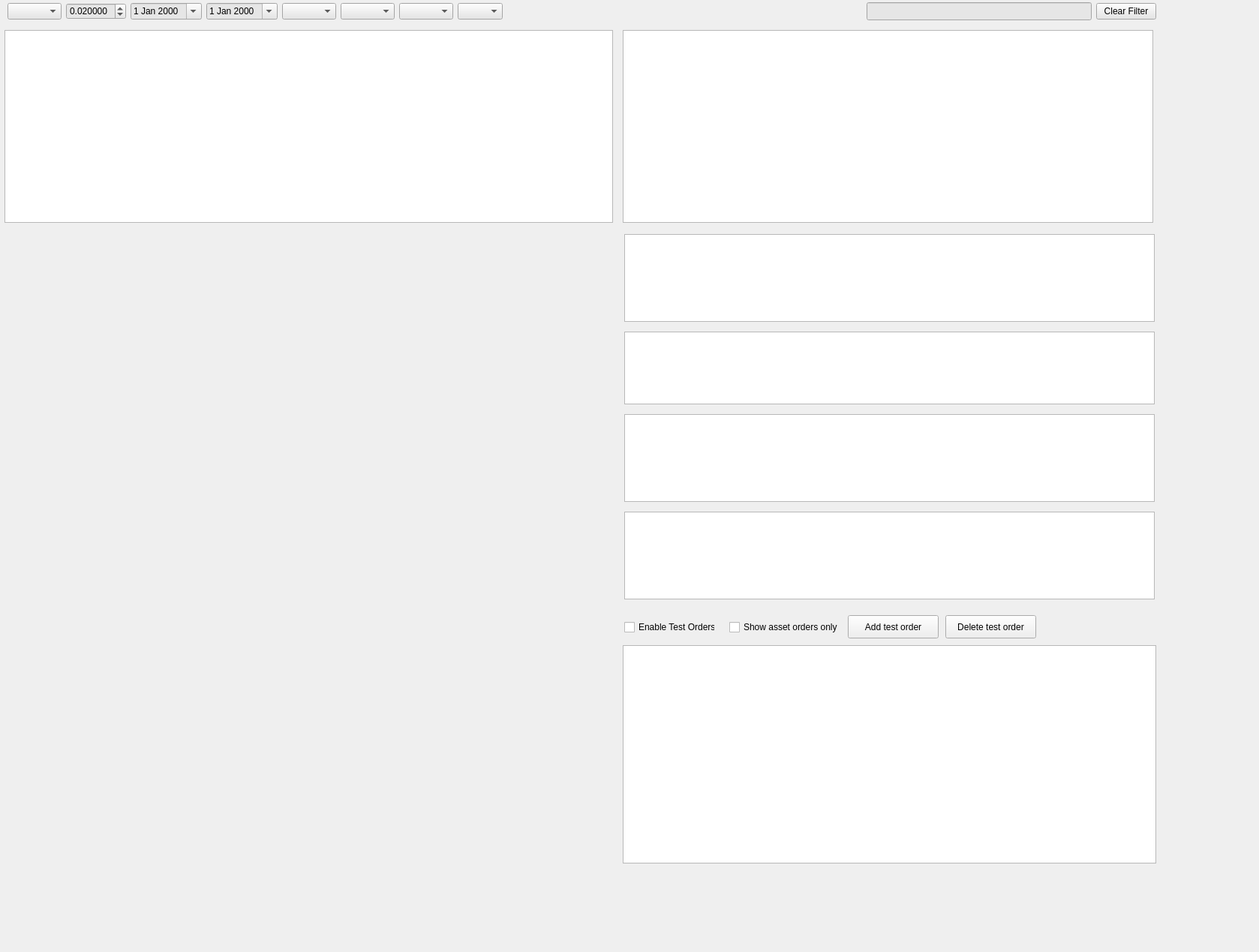
<?xml version="1.0" encoding="UTF-8"?>
<ui version="4.0">
 <class>SingleAssetAnalyseTab</class>
 <widget class="QWidget" name="SingleAssetAnalyseTab">
  <property name="geometry">
   <rect>
    <x>0</x>
    <y>0</y>
    <width>1678</width>
    <height>1269</height>
   </rect>
  </property>
  <property name="windowTitle">
   <string>Form</string>
  </property>
  <layout class="QVBoxLayout" name="verticalLayout_2">
   <property name="spacing">
    <number>0</number>
   </property>
   <property name="leftMargin">
    <number>0</number>
   </property>
   <property name="topMargin">
    <number>0</number>
   </property>
   <property name="rightMargin">
    <number>0</number>
   </property>
   <property name="bottomMargin">
    <number>0</number>
   </property>
   <item>
    <widget class="QWidget" name="widget" native="true">
     <widget class="PlotWidget" name="priceAantalChart" native="true">
      <property name="geometry">
       <rect>
        <x>14</x>
        <y>680</y>
        <width>391</width>
        <height>121</height>
       </rect>
      </property>
      <layout class="QVBoxLayout" name="verticalLayout_7">
       <property name="spacing">
        <number>9</number>
       </property>
       <property name="leftMargin">
        <number>9</number>
       </property>
       <property name="topMargin">
        <number>9</number>
       </property>
       <property name="rightMargin">
        <number>9</number>
       </property>
       <property name="bottomMargin">
        <number>9</number>
       </property>
      </layout>
     </widget>
     <widget class="QWidget" name="verticalLayoutWidget_4">
      <property name="geometry">
       <rect>
        <x>10</x>
        <y>310</y>
        <width>811</width>
        <height>361</height>
       </rect>
      </property>
      <layout class="QVBoxLayout" name="layoutChart">
       <property name="spacing">
        <number>2</number>
       </property>
       <property name="leftMargin">
        <number>2</number>
       </property>
       <property name="topMargin">
        <number>2</number>
       </property>
       <property name="rightMargin">
        <number>2</number>
       </property>
       <property name="bottomMargin">
        <number>2</number>
       </property>
      </layout>
     </widget>
     <widget class="PlotWidget" name="resultaatChart" native="true">
      <property name="geometry">
       <rect>
        <x>410</x>
        <y>680</y>
        <width>411</width>
        <height>121</height>
       </rect>
      </property>
      <layout class="QVBoxLayout" name="verticalLayout_9">
       <property name="spacing">
        <number>9</number>
       </property>
       <property name="leftMargin">
        <number>9</number>
       </property>
       <property name="topMargin">
        <number>9</number>
       </property>
       <property name="rightMargin">
        <number>9</number>
       </property>
       <property name="bottomMargin">
        <number>9</number>
       </property>
      </layout>
     </widget>
     <widget class="QWidget" name="verticalLayoutWidget_5">
      <property name="geometry">
       <rect>
        <x>830</x>
        <y>550</y>
        <width>711</width>
        <height>121</height>
       </rect>
      </property>
      <layout class="QVBoxLayout" name="verticalLayout_8">
       <property name="spacing">
        <number>2</number>
       </property>
       <property name="leftMargin">
        <number>2</number>
       </property>
       <property name="topMargin">
        <number>2</number>
       </property>
       <property name="rightMargin">
        <number>2</number>
       </property>
       <property name="bottomMargin">
        <number>2</number>
       </property>
       <item>
        <widget class="QTableView" name="tableViewOptiesOpenCall">
         <property name="focusPolicy">
          <enum>Qt::FocusPolicy::NoFocus</enum>
         </property>
        </widget>
       </item>
      </layout>
     </widget>
     <widget class="QWidget" name="verticalLayoutWidget_6">
      <property name="geometry">
       <rect>
        <x>830</x>
        <y>680</y>
        <width>711</width>
        <height>121</height>
       </rect>
      </property>
      <layout class="QVBoxLayout" name="verticalLayout_10">
       <property name="spacing">
        <number>2</number>
       </property>
       <property name="leftMargin">
        <number>2</number>
       </property>
       <property name="topMargin">
        <number>2</number>
       </property>
       <property name="rightMargin">
        <number>2</number>
       </property>
       <property name="bottomMargin">
        <number>2</number>
       </property>
       <item>
        <widget class="QTableView" name="tableViewOptiesOpenPut">
         <property name="focusPolicy">
          <enum>Qt::FocusPolicy::NoFocus</enum>
         </property>
        </widget>
       </item>
      </layout>
     </widget>
     <widget class="QWidget" name="horizontalLayoutWidget">
      <property name="geometry">
       <rect>
        <x>10</x>
        <y>0</y>
        <width>801</width>
        <height>31</height>
       </rect>
      </property>
      <layout class="QHBoxLayout" name="horizontalLayout">
       <item alignment="Qt::AlignmentFlag::AlignLeft">
        <widget class="QComboBox" name="asset_selector">
         <property name="maximumSize">
          <size>
           <width>150</width>
           <height>16777215</height>
          </size>
         </property>
         <property name="styleSheet">
          <string notr="true">background-color: rgb(230, 230, 230);</string>
         </property>
        </widget>
       </item>
       <item alignment="Qt::AlignmentFlag::AlignLeft">
        <widget class="QDoubleSpinBox" name="stepSizeBox">
         <property name="maximumSize">
          <size>
           <width>80</width>
           <height>16777215</height>
          </size>
         </property>
         <property name="styleSheet">
          <string notr="true">background-color: rgb(230, 230, 230);</string>
         </property>
         <property name="decimals">
          <number>6</number>
         </property>
         <property name="value">
          <double>0.020000000000000</double>
         </property>
        </widget>
       </item>
       <item alignment="Qt::AlignmentFlag::AlignLeft">
        <widget class="QDateEdit" name="startDate">
         <property name="maximumSize">
          <size>
           <width>120</width>
           <height>16777215</height>
          </size>
         </property>
         <property name="styleSheet">
          <string notr="true">background-color: rgb(230, 230, 230);</string>
         </property>
         <property name="calendarPopup">
          <bool>true</bool>
         </property>
        </widget>
       </item>
       <item alignment="Qt::AlignmentFlag::AlignLeft">
        <widget class="QDateEdit" name="endDate">
         <property name="maximumSize">
          <size>
           <width>120</width>
           <height>16777215</height>
          </size>
         </property>
         <property name="styleSheet">
          <string notr="true">background-color: rgb(230, 230, 230);</string>
         </property>
         <property name="calendarPopup">
          <bool>true</bool>
         </property>
        </widget>
       </item>
       <item>
        <widget class="QComboBox" name="comboBoxStatus">
         <property name="maximumSize">
          <size>
           <width>80</width>
           <height>16777215</height>
          </size>
         </property>
         <property name="styleSheet">
          <string notr="true">background-color: rgb(230, 230, 230);</string>
         </property>
        </widget>
       </item>
       <item>
        <widget class="QComboBox" name="comboBoxValueGrow">
         <property name="maximumSize">
          <size>
           <width>80</width>
           <height>16777215</height>
          </size>
         </property>
         <property name="styleSheet">
          <string notr="true">background-color: rgb(230, 230, 230);</string>
         </property>
        </widget>
       </item>
       <item>
        <widget class="QComboBox" name="comboBoxSector">
         <property name="maximumSize">
          <size>
           <width>140</width>
           <height>16777215</height>
          </size>
         </property>
         <property name="styleSheet">
          <string notr="true">background-color: rgb(230, 230, 230);</string>
         </property>
        </widget>
       </item>
       <item>
        <widget class="QComboBox" name="comboBoxRegio">
         <property name="maximumSize">
          <size>
           <width>60</width>
           <height>16777215</height>
          </size>
         </property>
         <property name="styleSheet">
          <string notr="true">background-color: rgb(230, 230, 230);</string>
         </property>
        </widget>
       </item>
       <item>
        <spacer name="horizontalSpacer">
         <property name="orientation">
          <enum>Qt::Orientation::Horizontal</enum>
         </property>
         <property name="sizeHint" stdset="0">
          <size>
           <width>40</width>
           <height>20</height>
          </size>
         </property>
        </spacer>
       </item>
      </layout>
     </widget>
     <widget class="QWidget" name="horizontalLayoutWidget_2">
      <property name="geometry">
       <rect>
        <x>830</x>
        <y>0</y>
        <width>711</width>
        <height>31</height>
       </rect>
      </property>
      <layout class="QHBoxLayout" name="horizontalLayout_2">
       <item>
        <spacer name="horizontalSpacer_2">
         <property name="orientation">
          <enum>Qt::Orientation::Horizontal</enum>
         </property>
         <property name="sizeHint" stdset="0">
          <size>
           <width>40</width>
           <height>20</height>
          </size>
         </property>
        </spacer>
       </item>
       <item alignment="Qt::AlignmentFlag::AlignRight">
        <widget class="QLineEdit" name="lineEditFilterOptiesOpen">
         <property name="minimumSize">
          <size>
           <width>300</width>
           <height>24</height>
          </size>
         </property>
         <property name="maximumSize">
          <size>
           <width>450</width>
           <height>16777215</height>
          </size>
         </property>
         <property name="styleSheet">
          <string notr="true">background-color: rgb(230, 230, 230);</string>
         </property>
        </widget>
       </item>
       <item alignment="Qt::AlignmentFlag::AlignRight">
        <widget class="QPushButton" name="buttonClearFiltersOptiesOpen">
         <property name="maximumSize">
          <size>
           <width>150</width>
           <height>16777215</height>
          </size>
         </property>
         <property name="styleSheet">
          <string notr="true">background-color: rgb(230, 230, 230);</string>
         </property>
         <property name="text">
          <string>Clear Filter</string>
         </property>
        </widget>
       </item>
      </layout>
     </widget>
     <widget class="QWidget" name="verticalLayoutWidget_7">
      <property name="geometry">
       <rect>
        <x>830</x>
        <y>310</y>
        <width>711</width>
        <height>121</height>
       </rect>
      </property>
      <layout class="QVBoxLayout" name="verticalLayout_11">
       <property name="spacing">
        <number>2</number>
       </property>
       <property name="leftMargin">
        <number>2</number>
       </property>
       <property name="topMargin">
        <number>2</number>
       </property>
       <property name="rightMargin">
        <number>2</number>
       </property>
       <property name="bottomMargin">
        <number>2</number>
       </property>
       <item>
        <widget class="QTableView" name="tableViewAandelen">
         <property name="focusPolicy">
          <enum>Qt::FocusPolicy::NoFocus</enum>
         </property>
        </widget>
       </item>
      </layout>
     </widget>
     <widget class="QWidget" name="verticalLayoutWidget_8">
      <property name="geometry">
       <rect>
        <x>830</x>
        <y>440</y>
        <width>711</width>
        <height>101</height>
       </rect>
      </property>
      <layout class="QVBoxLayout" name="verticalLayout_12">
       <property name="spacing">
        <number>2</number>
       </property>
       <property name="leftMargin">
        <number>2</number>
       </property>
       <property name="topMargin">
        <number>2</number>
       </property>
       <property name="rightMargin">
        <number>2</number>
       </property>
       <property name="bottomMargin">
        <number>2</number>
       </property>
       <item>
        <widget class="QTableView" name="tableViewSprinters">
         <property name="focusPolicy">
          <enum>Qt::FocusPolicy::NoFocus</enum>
         </property>
        </widget>
       </item>
      </layout>
     </widget>
     <widget class="QTableWidget" name="payoff_table">
      <property name="geometry">
       <rect>
        <x>6</x>
        <y>40</y>
        <width>811</width>
        <height>257</height>
       </rect>
      </property>
      <property name="focusPolicy">
       <enum>Qt::FocusPolicy::NoFocus</enum>
      </property>
      <attribute name="verticalHeaderMinimumSectionSize">
       <number>30</number>
      </attribute>
     </widget>
     <widget class="QTableView" name="tableViewOptiesOpen">
      <property name="geometry">
       <rect>
        <x>830</x>
        <y>40</y>
        <width>707</width>
        <height>257</height>
       </rect>
      </property>
      <property name="focusPolicy">
       <enum>Qt::FocusPolicy::NoFocus</enum>
      </property>
     </widget>
     <widget class="QTableWidget" name="testOrdersTable">
      <property name="geometry">
       <rect>
        <x>830</x>
        <y>860</y>
        <width>711</width>
        <height>291</height>
       </rect>
      </property>
     </widget>
     <widget class="QPushButton" name="buttonAddTestOrder">
      <property name="geometry">
       <rect>
        <x>1130</x>
        <y>820</y>
        <width>121</width>
        <height>31</height>
       </rect>
      </property>
      <property name="text">
       <string>Add test order</string>
      </property>
     </widget>
     <widget class="QPushButton" name="buttonDeleteTestOrder">
      <property name="geometry">
       <rect>
        <x>1260</x>
        <y>820</y>
        <width>121</width>
        <height>31</height>
       </rect>
      </property>
      <property name="text">
       <string>Delete test order</string>
      </property>
     </widget>
     <widget class="QCheckBox" name="checkBoxAssetOrdersOnly">
      <property name="geometry">
       <rect>
        <x>972</x>
        <y>826</y>
        <width>151</width>
        <height>20</height>
       </rect>
      </property>
      <property name="text">
       <string>Show asset orders only</string>
      </property>
     </widget>
     <widget class="QCheckBox" name="checkBoxEnableTestOrders">
      <property name="geometry">
       <rect>
        <x>832</x>
        <y>826</y>
        <width>121</width>
        <height>20</height>
       </rect>
      </property>
      <property name="text">
       <string>Enable Test Orders</string>
      </property>
     </widget>
    </widget>
   </item>
  </layout>
 </widget>
 <customwidgets>
  <customwidget>
   <class>PlotWidget</class>
   <extends>QWidget</extends>
   <header location="global">pyqtgraph</header>
   <container>1</container>
  </customwidget>
 </customwidgets>
 <tabstops>
  <tabstop>asset_selector</tabstop>
  <tabstop>stepSizeBox</tabstop>
  <tabstop>startDate</tabstop>
  <tabstop>endDate</tabstop>
  <tabstop>comboBoxStatus</tabstop>
  <tabstop>comboBoxValueGrow</tabstop>
  <tabstop>comboBoxSector</tabstop>
  <tabstop>comboBoxRegio</tabstop>
  <tabstop>lineEditFilterOptiesOpen</tabstop>
  <tabstop>buttonClearFiltersOptiesOpen</tabstop>
  <tabstop>payoff_table</tabstop>
  <tabstop>tableViewOptiesOpen</tabstop>
  <tabstop>tableViewAandelen</tabstop>
  <tabstop>tableViewSprinters</tabstop>
  <tabstop>tableViewOptiesOpenCall</tabstop>
  <tabstop>tableViewOptiesOpenPut</tabstop>
 </tabstops>
 <resources/>
 <connections/>
</ui>
